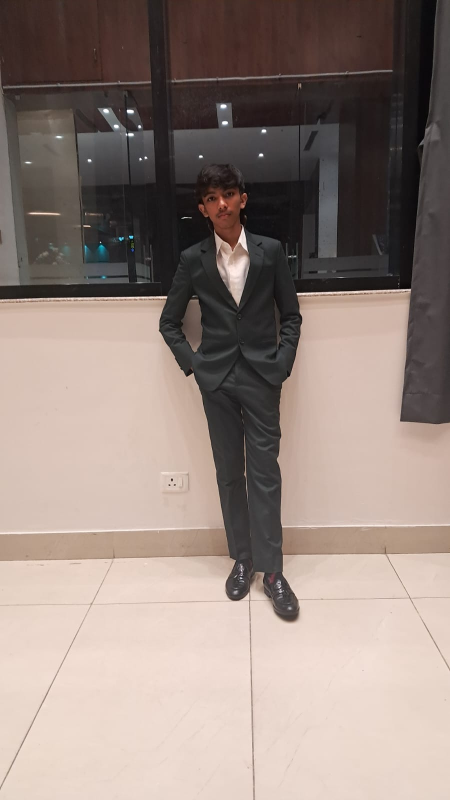
#> input picture l1.m3/WhatsApp Image 2025-12-19 at 16.39.19.jpeg, 900 x 1600 px, found by its file name (shown at 1/2 size)
$ python acp1.m3.py
#> lines starting #> are read from the running program, lines starting #| are printed output that depends on the picture
import cv2

image = cv2.imread(r"E:\coding\ai acp\l1.m3\WhatsApp Image 2025-12-19 at 16.39.19.jpeg")
#> image is the input picture: shape (1600, 900, 3); mean B, G, R 125.8, 133, 148.3

if image is None:
    print("Error: Image not found!")
    exit()

print("Original Shape:", image.shape)
#| Original Shape: (1600, 900, 3)

sizes = [(100, 100), (224, 224), (500, 300)]

for size in sizes:
    resized = cv2.resize(image, size)

    window_name = f"Resized Image {size}"
    cv2.imshow(window_name, resized)

    filename = f"resized_{size[0]}x{size[1]}.jpg"
    cv2.imwrite(filename, resized)

    print(f"Saved: {filename}  Shape: {resized.shape}")
#> this loop made 3 passes
#> pass 1, `resized = cv2.resize(image, size)`:
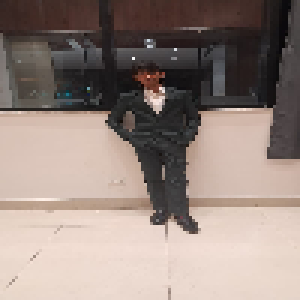
#> resized: shape (100, 100, 3) (shown 3 times larger); mean B, G, R 126, 133.2, 148.6
#> pass 2, `resized = cv2.resize(image, size)`:
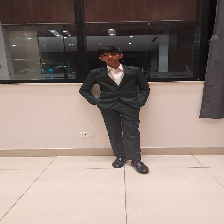
#> resized: shape (224, 224, 3); mean B, G, R 125.8, 132.9, 148.3
#> pass 3, `resized = cv2.resize(image, size)`:
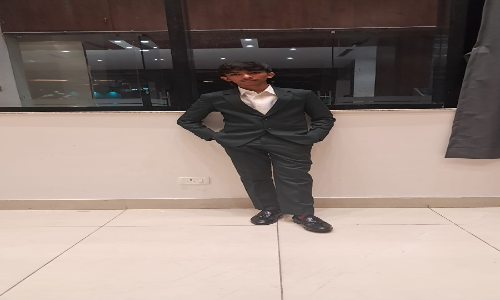
#> resized: shape (300, 500, 3); mean B, G, R 125.8, 133, 148.3

cv2.waitKey(0)
cv2.destroyAllWindows()
